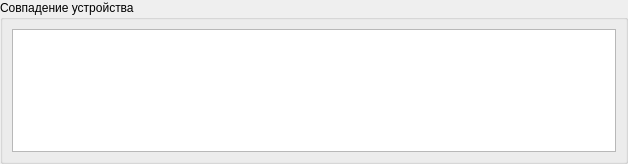
<?xml version="1.0" encoding="UTF-8"?>
<ui version="4.0">
 <class>SDeviceMatch</class>
 <widget class="QWidget" name="SDeviceMatch">
  <property name="geometry">
   <rect>
    <x>0</x>
    <y>0</y>
    <width>628</width>
    <height>164</height>
   </rect>
  </property>
  <property name="windowTitle">
   <string>Form</string>
  </property>
  <layout class="QGridLayout" name="gridLayout">
   <property name="leftMargin">
    <number>0</number>
   </property>
   <property name="topMargin">
    <number>0</number>
   </property>
   <property name="rightMargin">
    <number>0</number>
   </property>
   <property name="bottomMargin">
    <number>0</number>
   </property>
   <item row="0" column="0">
    <widget class="QGroupBox" name="groupBoxDeviceMatch">
     <property name="maximumSize">
      <size>
       <width>16777215</width>
       <height>500</height>
      </size>
     </property>
     <property name="title">
      <string>Совпадение устройства</string>
     </property>
     <property name="flat">
      <bool>false</bool>
     </property>
     <property name="checkable">
      <bool>false</bool>
     </property>
     <layout class="QGridLayout" name="gridLayout_9">
      <property name="leftMargin">
       <number>9</number>
      </property>
      <property name="topMargin">
       <number>9</number>
      </property>
      <property name="rightMargin">
       <number>9</number>
      </property>
      <property name="bottomMargin">
       <number>9</number>
      </property>
      <property name="spacing">
       <number>6</number>
      </property>
      <item row="0" column="0">
       <widget class="QTableView" name="tableViewDeviceMatch">
        <property name="focusPolicy">
         <enum>Qt::ClickFocus</enum>
        </property>
        <property name="horizontalScrollBarPolicy">
         <enum>Qt::ScrollBarAlwaysOff</enum>
        </property>
        <property name="editTriggers">
         <set>QAbstractItemView::NoEditTriggers</set>
        </property>
        <property name="tabKeyNavigation">
         <bool>false</bool>
        </property>
        <property name="showDropIndicator" stdset="0">
         <bool>false</bool>
        </property>
        <property name="dragDropOverwriteMode">
         <bool>false</bool>
        </property>
        <property name="alternatingRowColors">
         <bool>true</bool>
        </property>
        <property name="selectionMode">
         <enum>QAbstractItemView::SingleSelection</enum>
        </property>
        <property name="selectionBehavior">
         <enum>QAbstractItemView::SelectRows</enum>
        </property>
        <property name="cornerButtonEnabled">
         <bool>false</bool>
        </property>
        <attribute name="horizontalHeaderCascadingSectionResizes">
         <bool>true</bool>
        </attribute>
        <attribute name="horizontalHeaderMinimumSectionSize">
         <number>50</number>
        </attribute>
        <attribute name="horizontalHeaderDefaultSectionSize">
         <number>150</number>
        </attribute>
        <attribute name="horizontalHeaderHighlightSections">
         <bool>false</bool>
        </attribute>
        <attribute name="horizontalHeaderStretchLastSection">
         <bool>true</bool>
        </attribute>
        <attribute name="verticalHeaderVisible">
         <bool>false</bool>
        </attribute>
       </widget>
      </item>
     </layout>
    </widget>
   </item>
  </layout>
 </widget>
 <resources/>
 <connections>
  <connection>
   <sender>tableViewDeviceMatch</sender>
   <signal>doubleClicked(QModelIndex)</signal>
   <receiver>SDeviceMatch</receiver>
   <slot>deviceMatchTableDoubleClicked(QModelIndex)</slot>
   <hints>
    <hint type="sourcelabel">
     <x>259</x>
     <y>52</y>
    </hint>
    <hint type="destinationlabel">
     <x>646</x>
     <y>108</y>
    </hint>
   </hints>
  </connection>
 </connections>
 <slots>
  <slot>deviceMatchTableDoubleClicked(QModelIndex)</slot>
 </slots>
</ui>
